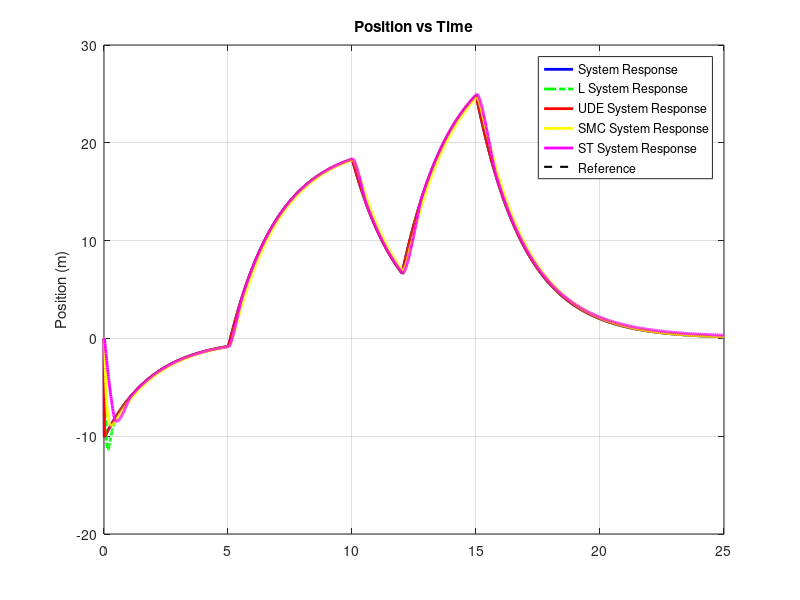
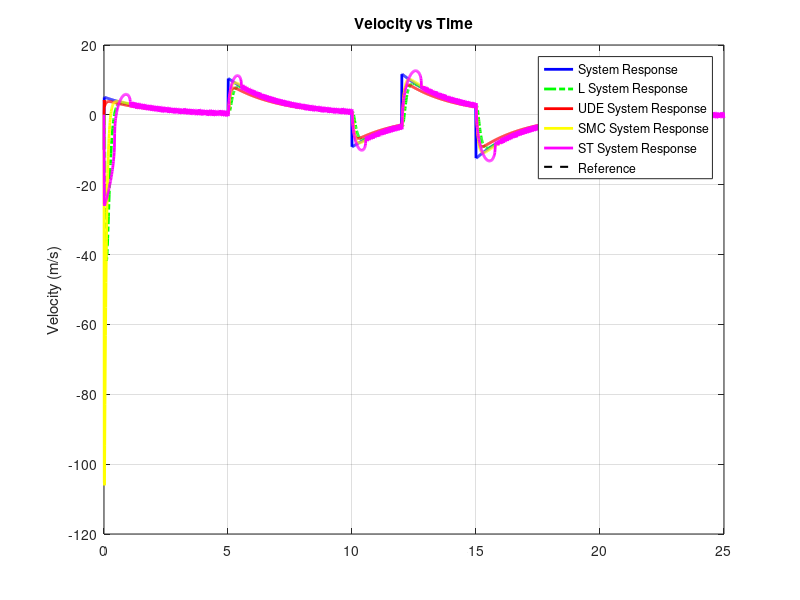

Write the MATLAB code that produced these figures, in order.
close all
clearvars
clc

%%%%%%%%%%%%%%%%%%%%%%%%%%%%%%%%%%%%%%%%%%%%%%%%%%%%%%%%%%%%%%%%%%%%%%%%%%%%%
%%%% Parameters %%%%

m = 1;                  % Mass
b = 0.5;                % Damping/friction coefficient
Kp = 1;    
Kd = 0.5;     
disturbance = 10;        % External disturbance

Kp = 0;    
Kd = 0;     

%%%%%%%%%%%%%%%%%%%%%%%%%%%%%%%%%%%%%%%%%%%%%%%%%%%%%%%%%%%%%%%%%%%%%%%%%%%%%%
%%%% Sim %%%%

dt = 0.01;  
t = 0:dt:25;
n = length(t);

%%%%%%%%%%%%%%%%%%%%%%%%%%%%%%%%%%%%%%%%%%%%%%%%%%%%%%%%%%%%%%%%%%%%%%%%%%%%%
%%%% State-space Model %%%%

% State-space matrices (A, B, C, D)
A = [0 1; 0 -b/m];      % System dynamics matrix
B = [0; 1/m];           % Control input matrix
C = [1 0];              % Output matrix
D = 0;                  % Direct feedthrough

B_pinv = pinv(B);       % B pseudo inverse (2x1 in this case)

%%%%%%%%%%%%%%%%%%%%%%%%%%%%%%%%%%%%%%%%%%%%%%%%%%%%%%%%%%%%%%%%%%%%%%%%%%%%%%
%%%% State variables %%%%

x = zeros(2,n);         % x(1) = position, x(2) = velocity
x_hat_L = zeros(2,n);   % State estimate (L observer)
x_hat_UDE = zeros(2,n); % State estimate (UDE observer)
x_hat_SMC = zeros(2,n); % State estimate (Sliding Mode observer)
x_hat_ST = zeros(2, n);        % State estimate (Super-Twisting observer)
ref = ones(1,n);        % Reference signal

dx = zeros(2,n);         % x(1) = position, x(2) = velocity
dx_hat_L = zeros(2,n);   % State estimate (L observer)
dx_hat_UDE = zeros(2,n); % State estimate (UDE observer)
dx_hat_SMC = zeros(2,n); % State estimate (Sliding Mode observer)
dx_hat_ST = zeros(2, n);        % State estimate (Super-Twisting observer)
dref = ones(1,n);        % Reference signal

%%%%%%%%%%%%%%%%%%%%%%%%%%%%%%%%%%%%%%%%%%%%%%%%%%%%%%%%%%%%%%%%%%%%%%%%%%%%%%
%%%% Observer gains %%%%

desired_eigenvalues = [-10, -11];  
L = place(A', C', desired_eigenvalues)';
Omega = 15 ;
gamma = 0.1;    % Sliding mode observer gain 
k_d = 10.5;    % Damping term for sliding mode observer

lambda = 0.001;                % Gain for sliding surface
disturbance_bound = 15;      % Estimated bound of disturbance
lambda_0 = 2.1 * sqrt(disturbance_bound);  % Primary super-twisting gain
lambda_1 = 1.1 * disturbance_bound;        % Auxiliary gain

s_history = zeros(1, n);     % Store sliding variable history
eta = 0;                     % Auxiliary variable for super-twisting

%%%%%%%%%%%%%%%%%%%%%%%%%%%%%%%%%%%%%%%%%%%%%%%%%%%%%%%%%%%%%%%%%%%%%%%%%%%%%%
%%%% Initial conditions %%%%

x(:,1) = [0; -10];
x_hat_L(:,1) = [0; 0]; 
x_hat_UDE(:,1) = [0; 0]; 
x_hat_SMC(:,1) = [0; 0];
x_hat_ST(:,1) = [0; 0];

dx(:,1) = [0; -10];
dx_hat_L(:,1) = [0; 0]; 
dx_hat_UDE(:,1) = [0; 0]; 
dx_hat_SMC(:,1) = [0; 0];
dx_hat_ST(:,1) = [0; 0];


xi = -Omega * (B_pinv * x(:,1));  % Initial state of UDE observer xi_0

%%%%%%%%%%%%%%%%%%%%%%%%%%%%%%%%%%%%%%%%%%%%%%%%%%%%%%%%%%%%%%%%%%%%%%%%%%%%%%
%%%% Control loop %%%%

u = zeros(1,n);             % Control input
u_UDE = zeros(1,n);         % Control input UDE
u_L = zeros(1,n);         % Control input UDE
u_SMC = zeros(1,n);         % Control input UDE

for k = 1:n-1
    % PD control
    e = ref(k) - x(1,k);    % Position error
    de = -x(2,k);           % Velocity error
    u(k) = Kp*e + Kd*de;    % Standard control input
    
    % Apply disturbance some period of time XD
    if k > 5/dt && k < 10/dt
        F_disturbance = disturbance;
    elseif k > 12/dt && k < 15/dt
        F_disturbance = disturbance * 1.5;
    else
        F_disturbance = 0;
    end
    
    %%%%%%%%%%%%%%%%%%%%%%%%%%%%%%%%%%%%%%%%%%%%%%%%%%%%%%%%%%%%%%%%%%%%%%%%%%%%%%
    %%%% Control loop --- State-space equation with disturbance %%%%
    dx(:, k+1) = A * x(:, k) + B * (u(k) + F_disturbance);    % dx = A*x + B*u
    x(:, k+1) = x(:, k) + dt * dx(:, k);                    % Update system states
    
    %%%%%%%%%%%%%%%%%%%%%%%%%%%%%%%%%%%%%%%%%%%%%%%%%%%%%%%%%%%%%%%%%%%%%%%%%%%%%%
    %%%% Control loop --- Luenberger Observer (L) %%%%
    y = C * x(:, k);    % Measurement 
    dx_hat_L(:, k+1) = A * x_hat_L(:, k) + B * u(k) + L * (y - C * x_hat_L(:, k));  
    x_hat_L(:, k+1) = x_hat_L(:, k) + dt * dx_hat_L(:, k);  % Update Luenberger observer states


    %%%%%%%%%%%%%%%%%%%%%%%%%%%%%%%%%%%%%%%%%%%%%%%%%%%%%%%%%%%%%%%%%%%%%%%%%%%%%%
    %%%%% UDE state update (with disturbance compensation) %%%%
    xi_dot = -Omega * xi - (Omega * Omega * (B_pinv * x(:,k)) + Omega * (B_pinv * A * x(:,k))) - Omega * u(k); 
    xi = xi + dt * xi_dot;  % Update xi
    w_hat = xi + Omega * (B_pinv * x(:,k));  % w_hat(t) = xi + Omega * B^+ x(t)
    dx_hat_UDE(:, k+1) = A * x(:, k) + B * u(k) + B * w_hat;  
    x_hat_UDE(:, k+1) = x_hat_UDE(:, k) + dt * dx_hat_UDE(:, k);  % Update UDE observer states

    %%%%%%%%%%%%%%%%%%%%%%%%%%%%%%%%%%%%%%%%%%%%%%%%%%%%%%%%%%%%%%%%%%%%%%%%%%%%%
    %%%%% Sliding Mode Observer/Differentiator %%%%
    % Estimate of derivative of position (velocity x_2)
    e_smc = x_hat_SMC(1, k) - x(1, k);    % Position estimation error
    e_smc_vel = x_hat_SMC(2, k) - x(2, k); % Velocity estimation error

    % Sliding mode injection term with both position and velocity errors
    v_injection = -gamma * sign(e_smc) - k_d * e_smc_vel;

    dx_hat_SMC(1, k+1) = x_hat_SMC(2, k);      % Update for position estimate
    dx_hat_SMC(2, k+1) = v_injection;          % Update for velocity estimate with injection

    x_hat_SMC(:, k+1) = x_hat_SMC(:, k) + dt * dx_hat_SMC(:, k);  % Update SMC observer states

    %%%%%%%%%%%%%%%%%%%%%%%%%%%%%%%%%%%%%%%%%%%%%%%%%%%%%%%%%%%%%%%%%%%%%%
    %%%% Super-Twisting Observer %%%%
    
    % Desired reference and errors
    x_d = ref(k);
    e_ST = x_d - x(1,k);             % Position error
    de_ST = 0 - x(2,k);              % Velocity error (assuming desired velocity is zero)
    sigma = de_ST + lambda * e_ST;      % Sliding surface
    
    % Sliding variable for the observer
    s = sigma + x_hat_ST(2,k);   % Augmented sliding variable with auxiliary term (z)

    % Super-Twisting control law for v
    v_injection_ST = -lambda_0 * sign(s) * sqrt(abs(s)) - eta;

    % Update eta based on sign of s
    eta = eta + dt * lambda_1 * sign(s);

    % Observer dynamics: update for position and velocity estimates
    dx_hat_ST(1, k+1) = x_hat_ST(2, k);               % Position estimate update
    dx_hat_ST(2, k+1) = v_injection_ST;               % Velocity estimate with super-twisting injection

    % Integrate the observer state estimates
    x_hat_ST(:, k+1) = x_hat_ST(:, k) + dt * dx_hat_ST(:, k);

    % Save sliding variable history for analysis
    s_history(k) = s;

end
u(end) = u(end-1);  % Control signal stabilization for last deste

%%%%%%%%%%%%%%%%%%%%%%%%%%%%%%%%%%%%%%%%%%%%%%%%%%%%%%%%%%%%%%%%%%%%%%%%%%%%%%
%%%% Plot %%%%

figure
plot(t, dx(1,:), 'b', 'LineWidth', 2); hold on;
plot(t, dx_hat_L(1,:), '-.g', 'LineWidth', 2); hold on;
plot(t, dx_hat_UDE(1,:), '-r', 'LineWidth', 2); hold on;
plot(t, dx_hat_SMC(1,:), 'y', 'LineWidth', 2); hold on;
plot(t, dx_hat_ST(1,:), 'm', 'LineWidth', 2); hold on;
plot(t, 0, '--k', 'LineWidth', 1.5);
title('Position vs Time');
ylabel('Position (m)');
legend('System Response', 'L System Response', 'UDE System Response', 'SMC System Response', 'ST System Response', 'Reference');
grid on

figure
plot(t, dx(2,:), 'b', 'LineWidth', 2); hold on;
plot(t, dx_hat_L(2,:), '-.g', 'LineWidth', 2); hold on;
plot(t, dx_hat_UDE(2,:), '-r', 'LineWidth', 2); hold on;
plot(t, dx_hat_SMC(2,:), 'y', 'LineWidth', 2); hold on;
plot(t, dx_hat_ST(2,:), 'm', 'LineWidth', 2); hold on;
plot(t, 0, '--k', 'LineWidth', 1.5);
title('Velocity vs Time');
ylabel('Velocity (m/s)');
legend('System Response', 'L System Response', 'UDE System Response', 'SMC System Response', 'ST System Response', 'Reference');
grid on
